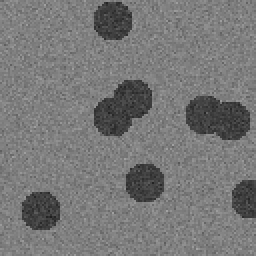
%> input picture Object Detection/discs8.bmp, 128 x 128 px (shown 2 times larger); the run also reads 1 picture not shown here
$ octave new_JDMCMC.m   (GNU Octave 9; MATLAB toolbox functions it lacks are replaced by stand-ins)
%> lines starting %> are read from the running program, lines starting %| are printed output that depends on the picture; in (x1, y1, x2, y2) boxes, pixels count from 0 and x2, y2 are one past the last pixel; in counts of white or black regions, pixels touching at a corner belong together; the program's own positions count from 1
### Object Detection/drawcircle.m
function Io=drawcircle(Ii,Uxy,K)

[X Y]=size(Ii);
[Z1 Z2]=size(Uxy);

for i=1:X
    for j=1:Y
        ma=0;
        for k=1:K
            cx=Uxy(2*k-1);
            cy=Uxy(2*k);
            te=(i-cx)*(i-cx)+(j-cy)*(j-cy);
            tr=abs(te-100);
            if tr<10
                ma=1;
                break;
            end
        end
        if ma==1
            Io(i,j)=1;
        else
            Io(i,j)=Ii(i,j);
        end
    end
end

### Object Detection/maketarget.m
function It=maketarget(T,Ix,Iy,Cxy,K)

[X  Y] =size(Cxy);
[Xt Yt]=size(T);

Tc=(Xt+1)/2;

Ii=zeros(Ix,Iy);

Cxy(1:K*2)=clip(Cxy(1:K*2),1,Ix);

for k=1:K
    tx=Cxy(k*2-1);
    ty=Cxy(k*2);
    Ii(tx,ty)=1;
end

Io=conv2(Ii,T,'same');

It=im2bw(Io,0.5);

### Object Detection/clip.m
function Oxy=clip(Ixy,Mmin,Mmax)

[X Y]=size(Ixy);
K=X*Y;

for k=1:K
    if Ixy(k)<Mmin
        Oxy(k)=Mmin;
    elseif Ixy(k)>Mmax
        Oxy(k)=Mmax;
    else
        Oxy(k)=Ixy(k);
    end
end

### Object Detection/likelihood.m
function like=likelihood(Im,T,Uxy,K)

[X Y]=size(Im);

It=maketarget(T,X,Y,Uxy,K);

Ie=(Im+It*0.25)-0.5;

e=sum(sum(Ie.*Ie));

like=exp(-0.5*e);


### Object Detection/new_JDMCMC.m

clc;
clear all;
close all;
rng('shuffle');


lambda = 2;
Max_Steps = 15; %Number of steps
Kmax = 10; %Max number of objects
k = 5;
Burn_in_start = 4;
Burn_in_step_size = 2;


I=double(imread('discs8.bmp'))/255;     % read the test image
%> I: size 128x128 double; min 0.118, max 0.639, mean 0.467
Tar=double(imread('target.bmp'))/255;     % read the target image

[X, Y]=size(I);
%> X = 128; Y = 128


video=VideoWriter('JDMCMC8.avi');
video.FrameRate=60;
open(video);

Objs = zeros(Max_Steps, 1);
Objs(1) = k;
Oxy = cell(Max_Steps, 1);%Objects position
Oxy{1} = [randi(X, Objs(1) , 1) randi(Y, Objs(1), 1)];%k hypothesized object locations
I0 = drawcircle(I, (Oxy{1})', Objs(1));
figure(1); imshow(I0);
Imframe(1:X,1:Y,1)=I0;
Imframe(1:X,1:Y,2)=I0;
Imframe(1:X,1:Y,3)=I0;
writeVideo(video,I0);
Likelihood_fns = zeros(Max_Steps, 1);
L1_Poiss=poisspdf(Objs(1), lambda);
Likelihood_fns(1) = likelihood(I, Tar, Oxy{1}, Objs(1)) * L1_Poiss; %aposterior for evaluation
%> after the loop in maketarget, `for k=1:K`:
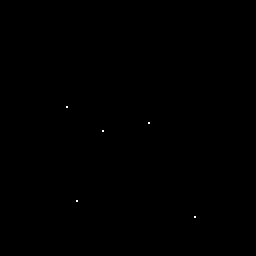
%> Ii: size 128x128 double (shown 2 times larger); values 0 (black) and 1 (white), 0.03% white in thin lines or dots, all inside (x1, y1, x2, y2) = (33, 53, 98, 109)
%> in maketarget, `Io=conv2(Ii,T,'same');`:
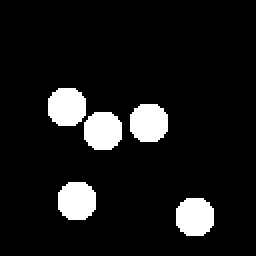
%> Io: size 128x128 double (shown 2 times larger); values 0 (black) and 1 (white), 9.3% white; 5 white regions, box (x1, y1, x2, y2) and area: (24, 44, 43, 63) 305, (65, 52, 84, 71) 305, (42, 56, 61, 75) 305, (29, 91, 48, 110) 305, (88, 99, 107, 118) 305
%> in likelihood, `Ie=(Im+It*0.25)-0.5;`:
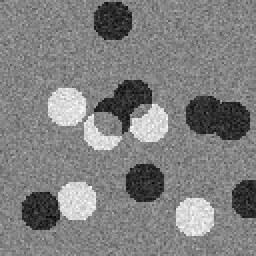
%> Ie: size 128x128 double (shown 2 times larger); min -0.382, max 0.358, mean -0.00972; drawn with min black and max white
%> in likelihood, `e=sum(sum(Ie.*Ie));`: e = 233.4
%> in likelihood, `like=exp(-0.5*e);`: like = 2.1e-51


for i = 2:Max_Steps
    a = rand(1);
    if a < 0.33 && Objs(i-1) > 1
        Objs(i) = Objs(i-1) - 1;%
        fprintf('jump -1');
        [Oxy{i} oxy_old] = gibbs(I, Tar, Objs(i),video); %Gibbs_sampling
        oxy_old;
        % Accept or reject by Metropolis Sampling
        L_Poiss=poisspdf(Objs(i), lambda);
        Likelihood_fns(i) = likelihood(I, Tar, Oxy{i}, Objs(i)) * L_Poiss;
        oxy_old;
        v0 = min(Likelihood_fns(i)/Likelihood_fns(i-1), 1);%probability of acceptance
        u0 = rand(1);
        if v0 < u0 %reject samples by saving the previous value
            fprintf('--Reject');
            Objs(i) = Objs(i-1);
            Oxy{i} = Oxy{i-1};
            Likelihood_fns(i) = Likelihood_fns(i-1);
        end
    elseif a < 0.66 && Objs(i-1) < Kmax

        Objs(i) = Objs(i-1) + 1;
        fprintf('jump +1');
        [Oxy{i} oxy_old] = gibbs(I, Tar, Objs(i),video); %Gibbs_sampling
        oxy_old;
        % Accept or reject by Metropolis Sampling
        L_Poiss=poisspdf(Objs(i), lambda);
        Likelihood_fns(i) = likelihood(I, Tar, Oxy{i}, Objs(i)) * L_Poiss;

        v0 = min(Likelihood_fns(i)/Likelihood_fns(i-1), 1);%probability of acceptance
        u0 = rand(1);
        if v0 < u0 %reject samples by saving the previous value
            fprintf('--Reject');
            Objs(i) = Objs(i-1);
            Oxy{i} = Oxy{i-1};
            Likelihood_fns(i) = Likelihood_fns(i-1);
        end
    else
        Objs(i) = Objs(i-1);
        fprintf('no jump');
%> the run ends on the next line
        [Oxy{i} oxy_old] = gibbs(I, Tar, Objs(i),video); %Gibbs_sampling
% [45 lines not run here, left out]
function [Fxy Oxy_old] = gibbs(Image, target, Objs,video)

num = 100;

Walk = 300;
[X Y] = size(Image);
%1. Initialize {zi: i = 1, ..., M}
temp = zeros(Objs, 2, num);
temp(:,:,1) = [randi(X, Objs, 1) randi(Y, Objs, 1)];%All object position
Oxy_old = temp(:,:,1);
I0 = drawcircle(Image, Oxy_old, Objs);
figure(1); imshow(I0);
writeVideo(video,I0);
L1 = likelihood(Image, target, Oxy_old, Objs);


for k = 2:num
    for q = 1:Objs
        Oxy = Oxy_old(2*q-1:2*q);%init position of ith object
        for j = 1:Walk
            %Sampling ith variable
            Dxy = Oxy + round(randn(1,2)*20);
            Dxy=clip(Dxy,1,X);% make sure the position in the image
            Oxy_new = Oxy_old;
            Oxy_new(2*q-1:2*q) = Dxy;
            L2=likelihood(Image,target,Oxy_new,Objs);% evaluate the likelihood
            v=min(1,L2/L1);                     % compute the acceptance ratio
            u=rand;                             % draw a sample uniformly in [0 1]
            if v>u
                Oxy = Dxy;% accept the move
                Oxy_old = Oxy_new;
                L1 = L2;
                %                 showImg = drawcircle(img, Cur_Oxy, M);
                %                 figure(1); imshow(showImg);
            else
            end
        end
        temp(:,:, k) = Oxy_old;
        I0 = drawcircle(Image, Oxy_old, Objs);
        figure(1); imshow(I0);
        Imframe(1:X,1:Y,1)=I0;
        Imframe(1:X,1:Y,2)=I0;
        Imframe(1:X,1:Y,3)=I0;
%         writeVideo(video,I0);

    end
    writeVideo(video,I0);
end


Fxy = Oxy_old;
I0 = drawcircle(Image, Fxy, Objs);
figure(1);imshow(I0);
Imframe(1:X,1:Y,1)=I0;
Imframe(1:X,1:Y,2)=I0;
Imframe(1:X,1:Y,3)=I0;
writeVideo(video,I0);

end
